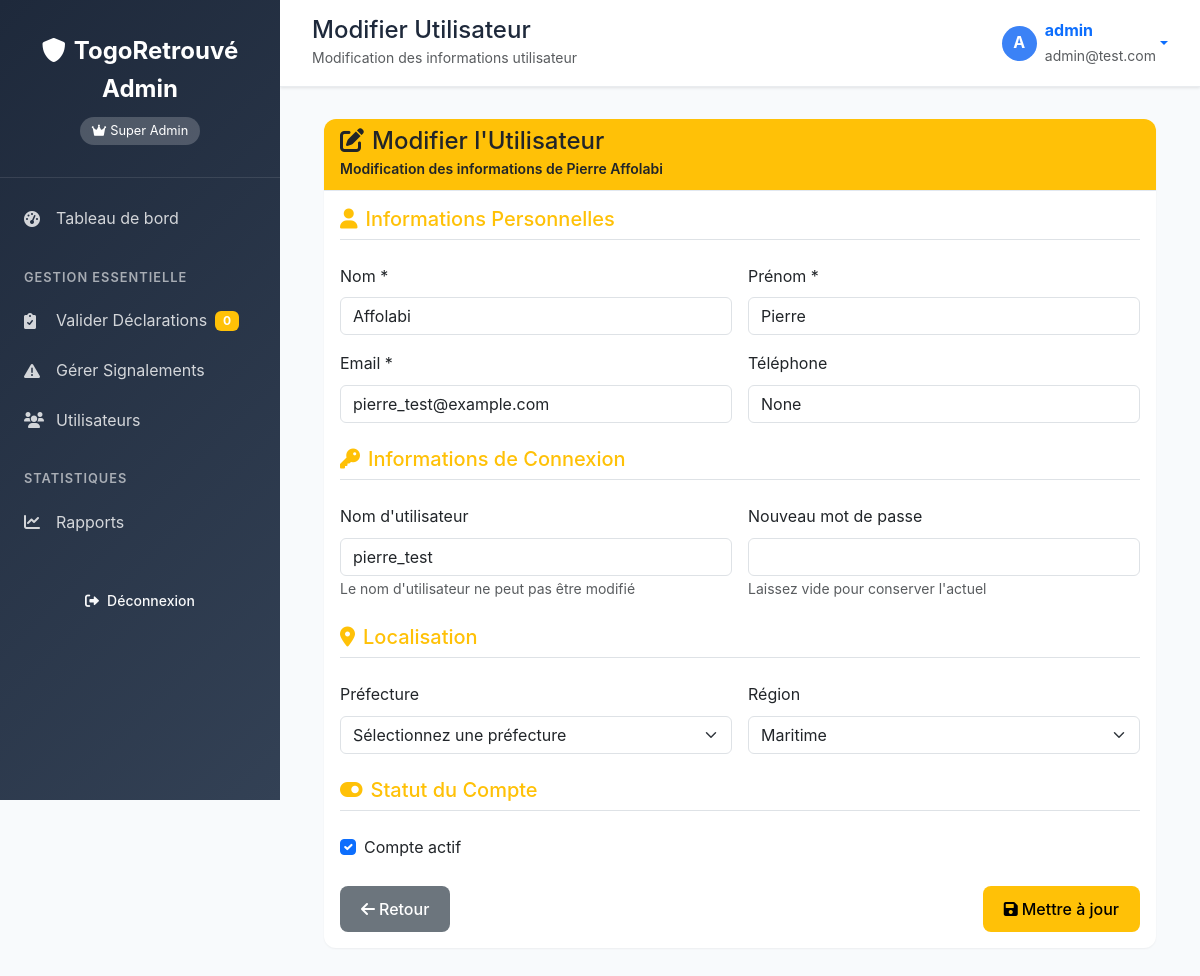
The page /togoretrouve-admin/users/58/edit/ (signed in) on the database its author committed.
### core/models.py (models this page shows, shortened)
class Utilisateur(AbstractUser):
    telephone = models.CharField(max_length=20, blank=True, null=True)
    ROLE_CHOICES = [
        ('citoyen', 'Citoyen'),
        ('agent', 'Agent'),
        ('admin', 'Administrateur'),
    ]
    role = models.CharField(max_length=12, choices=ROLE_CHOICES, default='citoyen')
    region = models.ForeignKey(Region, on_delete=models.SET_NULL, blank=True, null=True)
    prefecture = models.ForeignKey(Prefecture, on_delete=models.SET_NULL, blank=True, null=True)
    structure_locale = models.ForeignKey(StructureLocale, on_delete=models.SET_NULL, blank=True, null=True)
    date_derniere_connexion = models.DateTimeField(null=True, blank=True)
    actif = models.BooleanField(default=True)
    verifie = models.BooleanField(default=False, help_text="Compte vérifié par un admin")
    date_verification = models.DateTimeField(null=True, blank=True)
    class Meta:
        permissions = [
            ("can_manage_declarations", "Peut gérer les déclarations"),
            ("can_validate_claims", "Peut valider les réclamations"),
            ("can_manage_users", "Peut gérer les utilisateurs"),
            ("can_view_analytics", "Peut voir les analytics"),
            ("can_manage_regions", "Peut gérer les régions"),
        ]

class Region(models.Model):
    nom = models.CharField(max_length=100, unique=True)
    code = models.CharField(max_length=10, unique=True, null=True, blank=True)
    actif = models.BooleanField(default=True)
    date_creation = models.DateTimeField(auto_now_add=True, null=True)
    class Meta:
        ordering = ['nom']

### core/views_admin.py (the view, shortened to what this page needs)
@admin_required
def edit_user(request, user_id):
    target_user = get_object_or_404(Utilisateur, id=user_id)
    context = {
        'user_to_edit': target_user,
        'prefectures': Prefecture.objects.all().order_by('nom'),
        'regions': Region.objects.all().order_by('nom')
    }
    return render(request, 'admin/edit_user.html', context)

### core/templates/admin/edit_user.html (shortened to what this page needs)
{% extends 'admin/base.html' %}
{% load static %}
{% block page_heading %}Modifier Utilisateur{% endblock %}
{% block page_description %}Modification des informations utilisateur{% endblock %}
{% block content %}
<div class="container-fluid">
    <div class="row">
        <div class="col-12">
            <div class="card">
                <div class="card-header bg-warning text-dark">
                    <h4 class="card-title mb-0">
                        <i class="fas fa-edit me-2"></i>Modifier l'Utilisateur
                    </h4>
                    <small>Modification des informations de {{ user_to_edit.first_name }} {{ user_to_edit.last_name }}</small>
                </div>
                <div class="card-body">
                    <form method="post" class="row g-3">
                        <div class="col-12">
                            <h5 class="text-warning border-bottom pb-2">
                                <i class="fas fa-user me-2"></i>Informations Personnelles
                            </h5>
                        </div>
                        <div class="col-md-6">
                            <label for="nom" class="form-label">Nom *</label>
                            <input type="text" class="form-control" id="nom" name="nom" value="{{ user_to_edit.last_name }}" required>
                        </div>
                        <div class="col-md-6">
                            <label for="prenom" class="form-label">Prénom *</label>
                            <input type="text" class="form-control" id="prenom" name="prenom" value="{{ user_to_edit.first_name }}" required>
                        </div>
                        <div class="col-md-6">
                            <label for="email" class="form-label">Email *</label>
                            <input type="email" class="form-control" id="email" name="email" value="{{ user_to_edit.email }}" required>
                        </div>
                        <div class="col-md-6">
                            <label for="telephone" class="form-label">Téléphone</label>
                            <input type="tel" class="form-control" id="telephone" name="telephone" value="{{ user_to_edit.telephone }}">
                        </div>
                        <div class="col-12 mt-4">
                            <h5 class="text-warning border-bottom pb-2">
                                <i class="fas fa-key me-2"></i>Informations de Connexion
                            </h5>
                        </div>
                        <div class="col-md-6">
                            <label for="username" class="form-label">Nom d'utilisateur</label>
                            <input type="text" class="form-control" id="username" name="username" value="{{ user_to_edit.username }}" readonly>
                            <small class="form-text text-muted">Le nom d'utilisateur ne peut pas être modifié</small>
                        </div>
                        <div class="col-md-6">
                            <label for="password" class="form-label">Nouveau mot de passe</label>
                            <input type="password" class="form-control" id="password" name="password">
                            <small class="form-text text-muted">Laissez vide pour conserver l'actuel</small>
                        </div>
                        <div class="col-12 mt-4">
                            <h5 class="text-warning border-bottom pb-2">
                                <i class="fas fa-map-marker-alt me-2"></i>Localisation
                            </h5>
                        </div>
                        <div class="col-md-6">
                            <label for="prefecture" class="form-label">Préfecture</label>
                            <select class="form-select" id="prefecture" name="prefecture">
                                <option value="">Sélectionnez une préfecture</option>
                            </select>
                        </div>
                        <div class="col-md-6">
                            <label for="region" class="form-label">Région</label>
                            <select class="form-select" id="region" name="region">
                                {% for region in regions %}
                                <option value="{{ region.id }}" {% if region.id == user_to_edit.region_id %}selected{% endif %}>
                                    {{ region.nom }}
                                </option>
                                {% endfor %}
                            </select>
                        </div>
                        <div class="col-12 mt-4">
                            <h5 class="text-warning border-bottom pb-2">
                                <i class="fas fa-toggle-on me-2"></i>Statut du Compte
                            </h5>
                        </div>
                        <div class="col-12">
                            <div class="form-check">
                                <input class="form-check-input" type="checkbox" id="is_active"
                                       name="is_active" {% if user_to_edit.is_active %}checked{% endif %}>
                                <label class="form-check-label" for="is_active">
                                    Compte actif
                                </label>
                            </div>
                        </div>
                        <div class="col-12 mt-4">
                            <div class="d-flex justify-content-between">
                                <a href="{% url 'togo_admin:users' %}" class="btn btn-secondary">
                                    <i class="fas fa-arrow-left me-1"></i>Retour
                                </a>
                                <button type="submit" class="btn btn-warning">
                                    <i class="fas fa-save me-1"></i>Mettre à jour
                                </button>
                            </div>
                        </div>
                    </form>
                </div>
            </div>
        </div>
    </div>
</div>
{% endblock %}

### core/templates/admin/base.html (shortened to what this page needs)
{% load static %}
<!DOCTYPE html>
<html lang="fr">
<head>
    <link href="https://cdn.jsdelivr.net/npm/bootstrap@5.3.0/dist/css/bootstrap.min.css" rel="stylesheet">
    <link href="https://cdnjs.cloudflare.com/ajax/libs/font-awesome/6.0.0/css/all.min.css" rel="stylesheet">
</head>
<body>
    <div class="admin-sidebar" id="adminSidebar">
        <div class="sidebar-header">
            <a href="{% url 'togo_admin:dashboard' %}" class="logo">
                <i class="fas fa-shield-alt me-2"></i>TogoRetrouvé Admin
            </a>
            <div class="role-badge">
                {% if user.is_superuser %}
                    <i class="fas fa-crown me-1"></i>Super Admin
                {% else %}
                    <i class="fas fa-user-cog me-1"></i>Administrateur
                {% endif %}
            </div>
        </div>
        <nav class="admin-nav">
            <a href="{% url 'togo_admin:dashboard' %}" class="nav-link {% if request.resolver_match.url_name == 'dashboard' %}active{% endif %}">
                <i class="fas fa-tachometer-alt"></i>
                Tableau de bord
            </a>
            <div class="nav-section">Gestion Essentielle</div>
            <a href="{% url 'togo_admin:pending_declarations' %}" class="nav-link {% if 'pending' in request.resolver_match.url_name %}active{% endif %}">
                <i class="fas fa-clipboard-check"></i>
                Valider Déclarations <span class="badge bg-warning ms-2">{{ pending_count|default:0 }}</span>
            </a>
            <a href="{% url 'togo_admin:signalements_list' %}" class="nav-link {% if 'signalement' in request.resolver_match.url_name %}active{% endif %}">
                <i class="fas fa-exclamation-triangle"></i>
                Gérer Signalements
            </a>
            <a href="{% url 'togo_admin:users' %}" class="nav-link {% if 'users' in request.resolver_match.url_name %}active{% endif %}">
                <i class="fas fa-users"></i>
                Utilisateurs
            </a>
            <div class="nav-section">Statistiques</div>
            <a href="{% url 'togo_admin:reports' %}" class="nav-link {% if 'reports' in request.resolver_match.url_name %}active{% endif %}">
                <i class="fas fa-chart-line"></i>
                Rapports
            </a>
        </nav>
        <div class="mt-auto p-3" style="margin-top: auto;">
            <div class="d-grid">
                <a href="{% url 'logout' %}" class="btn btn-outline-light btn-sm">
                    <i class="fas fa-sign-out-alt me-2"></i>Déconnexion
                </a>
            </div>
        </div>
    </div>
    <div class="admin-main">
        <div class="admin-header">
            <div class="d-flex justify-content-between align-items-center">
                <div>
                    <div>
                        <h4 class="mb-0">{% block page_heading %}Administration{% endblock %}</h4>
                        <small class="text-muted">{% block page_description %}Panneau d'administration{% endblock %}</small>
                    </div>
                </div>
                <div class="user-profile">
                    <div class="dropdown">
                        <a href="#" class="d-flex align-items-center text-decoration-none dropdown-toggle" data-bs-toggle="dropdown">
                            <div class="user-avatar">
                                {{ user.username|first|upper }}
                            </div>
                            <div class="ms-2 d-none d-md-block">
                                <div class="fw-bold">{{ user.username }}</div>
                                <small class="text-muted">{{ user.email }}</small>
                            </div>
                        </a>
                    </div>
                </div>
            </div>
        </div>
        <div class="admin-content">
            {% block content %}{% endblock %}
        </div>
    </div>
</body>
</html>

### core/templates/admin/base.html (style rules this page uses)
:root { --admin-primary: #3b82f6; --admin-secondary: #64748b; --admin-success: #10b981; --admin-warning: #f59e0b; --admin-danger: #ef4444; --admin-light: #f8fafc; --admin-dark: #1e293b; --sidebar-width: 280px; --shadow-sm: 0 1px 2px 0 rgb(0 0 0 / 0.05); --shadow-md: 0 4px 6px -1px rgb(0 0 0 / 0.1), 0 2px 4px -2px rgb(0 0 0 / 0.1); }
* { box-sizing: border-box; }
body { font-family: 'Inter', -apple-system, BlinkMacSystemFont, 'Segoe UI', Roboto, sans-serif; background-color: var(--admin-light); color: var(--admin-dark); line-height: 1.6; }
.card { border: 0; box-shadow: var(--shadow-sm); border-radius: 0.75rem; background-color: white; transition: all 0.15s ease; }
.card-header { background: white; border-bottom: 1px solid #e2e8f0; border-radius: 0.75rem 0.75rem 0 0 !important; font-weight: 600; }
.admin-sidebar { position: fixed; top: 0; left: 0; height: 100vh; width: var(--sidebar-width); background: linear-gradient(135deg, #1e293b 0%, #334155 100%); z-index: 1000; overflow-y: auto; }
.admin-sidebar .sidebar-header { padding: 2rem 1.5rem; text-align: center; border-bottom: 1px solid rgba(255,255,255,0.1); }
.admin-sidebar .sidebar-header .logo { color: white; font-size: 1.5rem; font-weight: bold; text-decoration: none; display: block; }
.admin-sidebar .sidebar-header .role-badge { background: rgba(255,255,255,0.2); color: white; padding: 0.25rem 0.75rem; border-radius: 15px; font-size: 0.8rem; margin-top: 0.5rem; display: inline-block; }
.admin-nav { padding: 1rem 0; }
.admin-nav .nav-link { color: rgba(255,255,255,0.8); padding: 0.75rem 1.5rem; text-decoration: none; display: flex; align-items: center; transition: all 0.2s; border: none; background: none; }
.admin-nav .nav-link i { width: 20px; margin-right: 0.75rem; }
.admin-nav .nav-section { padding: 0.5rem 1.5rem; color: rgba(255,255,255,0.6); font-size: 0.8rem; font-weight: 600; text-transform: uppercase; letter-spacing: 1px; margin-top: 1rem; }
.admin-main { margin-left: var(--sidebar-width); min-height: 100vh; }
.admin-header { background: white; padding: 1rem 2rem; border-bottom: 1px solid #e9ecef; box-shadow: 0 1px 3px rgba(0,0,0,0.1); }
.admin-content { padding: 2rem; }
.btn { font-weight: 500; border-radius: 0.5rem; padding: 0.625rem 1.25rem; transition: all 0.15s ease; border: 1px solid transparent; }
.user-profile { display: flex; align-items: center; gap: 0.5rem; }
.user-avatar { width: 35px; height: 35px; border-radius: 50%; background: var(--admin-primary); display: flex; align-items: center; justify-content: center; color: white; font-weight: bold; }

### rows shown on the page
Utilisateur: username|first "A", username "admin", email "admin@test.com"
Utilisateur: first_name "Pierre", last_name "Affolabi", nom "Affolabi", prenom "Pierre", email "pierre_test@example.com", telephone "None", username "pierre_test", region "Maritime", is_active "☑"

### other values the page prints
{{ pending_count|default:0 }} "0"
